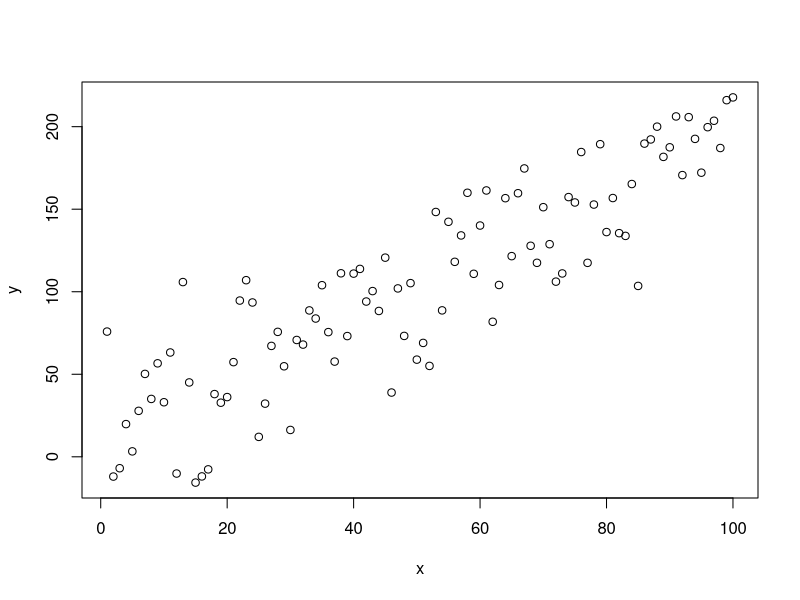
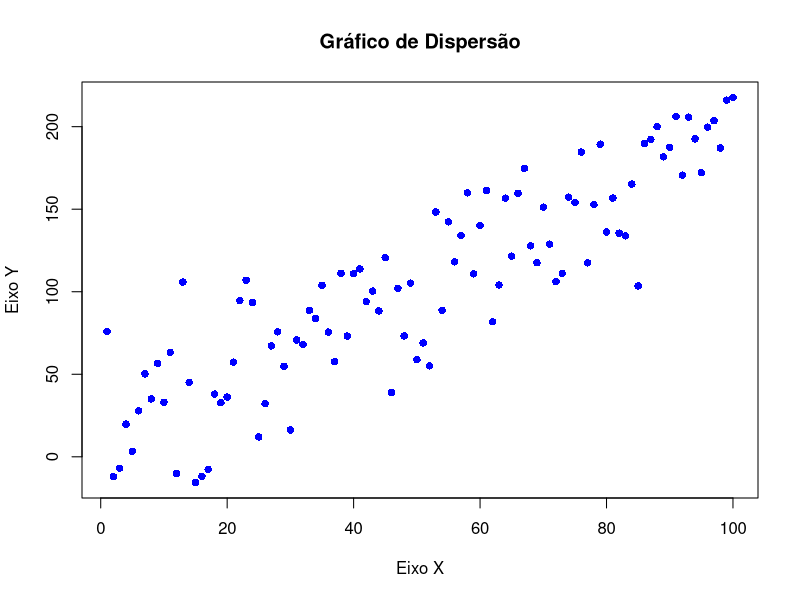
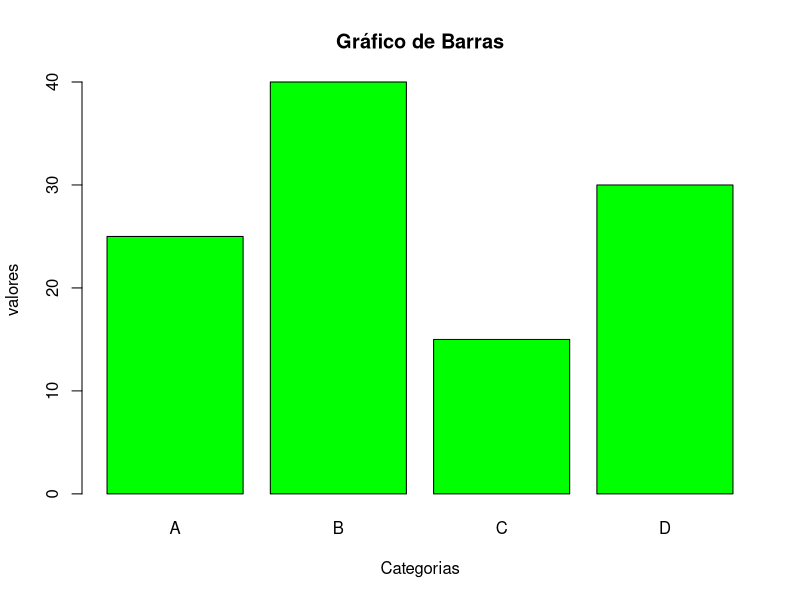
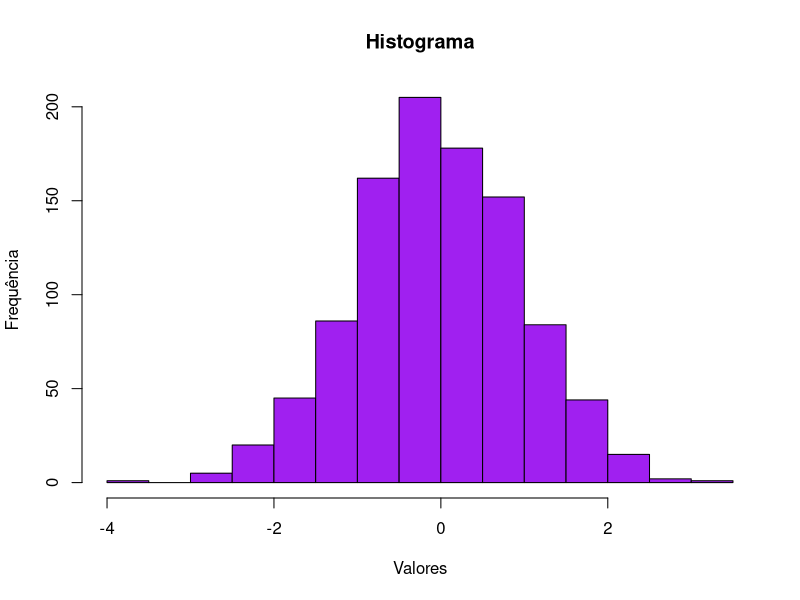

These figures' R source, in order:
------------------------------------
# Script 01 Monitoria R
# Autor: Luan Patrick
# Data: 03 / 10 / 2023

-------------------------------
# Exemplos de Soma 
20 + 1
30 + 54
45 + 5

# Exemplos de Subtração
20 - 12
30 - 54
45 - 7

# Exemplos de Multiplicação
20 * 1
45 * 54
45 * 14

#Exemplos de Divisão
4 / 2
-2 / 7
5 / 5
#Exemplos Exponenciação
114 ^ 14
-5 ^ 5
 25 ^ 25
 
# Exemplos EDivisão por inteiro
7 %% 3
7 %/% 3

#Atribuindo valores
a <- 10
b <- 4

# Operções com variáveis
a * b
a ^ b
a / b

# criando vetores 
x <- c(2,4,6)
y <- c(10,8,6)

#operaçõe com vetore

x + y


# Função da Média
mean(x)
mean(y)

var(x)
var(y)

sum(x)

#Criando Sequência 
2:200
z <- c(1:100)
z
rm(a)
rm(b
   )
rm(x)
rm(y)
rm(z)


N <- 100
x <- 1:N
y <- 5 + 2 * x + rnorm(N,sd=30)
y

plot(x,y)

plot(x,y,main = 'Gráfico de Dispersão',xlab = 'Eixo X', ylab = 'Eixo Y', pch = 16, col = "blue")

categorias <-c("A","B","C","D")
valores <- c(25, 40, 15, 30)

barplot(valores,names.arg = categorias, main = "Gráfico de Barras", xlab="Categorias", ylab = "valores", col = "green")


dados <- rnorm(1000)
dados

hist(dados, main = "Histograma", xlab = "Valores", ylab = "Frequência", col = "purple")

matriz <- matrix(data = 1:10, ncol = 2, nrow = 5)
matriz
str(matriz)

nrow(matriz)
ncol(matriz)
length(matriz)
